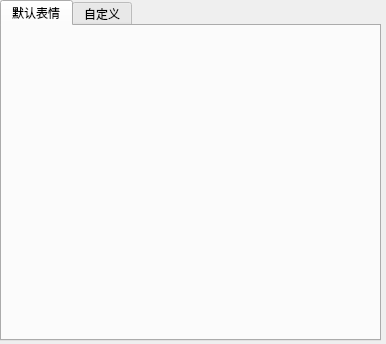
<?xml version="1.0" encoding="UTF-8"?>
<ui version="4.0">
 <class>weChatFace</class>
 <widget class="QWidget" name="weChatFace">
  <property name="geometry">
   <rect>
    <x>0</x>
    <y>0</y>
    <width>386</width>
    <height>344</height>
   </rect>
  </property>
  <property name="windowTitle">
   <string>Form</string>
  </property>
  <widget class="QWidget" name="gridLayoutWidget">
   <property name="geometry">
    <rect>
     <x>0</x>
     <y>0</y>
     <width>381</width>
     <height>341</height>
    </rect>
   </property>
   <layout class="QGridLayout" name="gridLayout">
    <item row="0" column="1">
     <widget class="QTabWidget" name="tabWidget">
      <property name="currentIndex">
       <number>0</number>
      </property>
      <widget class="QWidget" name="default_faces">
       <attribute name="title">
        <string>默认表情</string>
       </attribute>
       <widget class="QWidget" name="horizontalLayoutWidget">
        <property name="geometry">
         <rect>
          <x>0</x>
          <y>0</y>
          <width>381</width>
          <height>31</height>
         </rect>
        </property>
        <layout class="QHBoxLayout" name="horizontalLayout">
         <item>
          <widget class="myQLabel" name="label_8">
           <property name="text">
            <string/>
           </property>
           <property name="pixmap">
            <pixmap resource="C:/Users/lenovo/Desktop/好未来/IM_QQ-master/IM_QQ-master/client/image_resouce.qrc">:/imqface/8.gif</pixmap>
           </property>
          </widget>
         </item>
         <item>
          <widget class="myQLabel" name="label_7">
           <property name="text">
            <string/>
           </property>
           <property name="pixmap">
            <pixmap resource="C:/Users/lenovo/Desktop/好未来/IM_QQ-master/IM_QQ-master/client/image_resouce.qrc">:/imqface/7.gif</pixmap>
           </property>
          </widget>
         </item>
         <item>
          <widget class="myQLabel" name="label_6">
           <property name="text">
            <string/>
           </property>
           <property name="pixmap">
            <pixmap resource="C:/Users/lenovo/Desktop/好未来/IM_QQ-master/IM_QQ-master/client/image_resouce.qrc">:/imqface/6.gif</pixmap>
           </property>
          </widget>
         </item>
         <item>
          <widget class="myQLabel" name="label_5">
           <property name="text">
            <string/>
           </property>
           <property name="pixmap">
            <pixmap resource="C:/Users/lenovo/Desktop/好未来/IM_QQ-master/IM_QQ-master/client/image_resouce.qrc">:/imqface/5.gif</pixmap>
           </property>
          </widget>
         </item>
         <item>
          <widget class="myQLabel" name="label_4">
           <property name="text">
            <string/>
           </property>
           <property name="pixmap">
            <pixmap resource="C:/Users/lenovo/Desktop/好未来/IM_QQ-master/IM_QQ-master/client/image_resouce.qrc">:/imqface/4.gif</pixmap>
           </property>
          </widget>
         </item>
         <item>
          <widget class="myQLabel" name="label_3">
           <property name="text">
            <string/>
           </property>
           <property name="pixmap">
            <pixmap resource="C:/Users/lenovo/Desktop/好未来/IM_QQ-master/IM_QQ-master/client/image_resouce.qrc">:/imqface/3.gif</pixmap>
           </property>
          </widget>
         </item>
         <item>
          <widget class="myQLabel" name="label_2">
           <property name="text">
            <string/>
           </property>
           <property name="pixmap">
            <pixmap resource="C:/Users/lenovo/Desktop/好未来/IM_QQ-master/IM_QQ-master/client/image_resouce.qrc">:/imqface/2.gif</pixmap>
           </property>
          </widget>
         </item>
         <item>
          <widget class="myQLabel" name="label">
           <property name="text">
            <string/>
           </property>
           <property name="pixmap">
            <pixmap resource="C:/Users/lenovo/Desktop/好未来/IM_QQ-master/IM_QQ-master/client/image_resouce.qrc">:/imqface/1.gif</pixmap>
           </property>
          </widget>
         </item>
        </layout>
       </widget>
       <widget class="QWidget" name="horizontalLayoutWidget_2">
        <property name="geometry">
         <rect>
          <x>0</x>
          <y>30</y>
          <width>381</width>
          <height>31</height>
         </rect>
        </property>
        <layout class="QHBoxLayout" name="horizontalLayout_2">
         <item>
          <widget class="myQLabel" name="label_11">
           <property name="text">
            <string/>
           </property>
           <property name="pixmap">
            <pixmap resource="C:/Users/lenovo/Desktop/好未来/IM_QQ-master/IM_QQ-master/client/image_resouce.qrc">:/imqface/11.gif</pixmap>
           </property>
          </widget>
         </item>
         <item>
          <widget class="myQLabel" name="label_16">
           <property name="text">
            <string/>
           </property>
           <property name="pixmap">
            <pixmap resource="C:/Users/lenovo/Desktop/好未来/IM_QQ-master/IM_QQ-master/client/image_resouce.qrc">:/imqface/16.gif</pixmap>
           </property>
          </widget>
         </item>
         <item>
          <widget class="myQLabel" name="label_15">
           <property name="text">
            <string/>
           </property>
           <property name="pixmap">
            <pixmap resource="C:/Users/lenovo/Desktop/好未来/IM_QQ-master/IM_QQ-master/client/image_resouce.qrc">:/imqface/15.gif</pixmap>
           </property>
          </widget>
         </item>
         <item>
          <widget class="myQLabel" name="label_14">
           <property name="text">
            <string/>
           </property>
           <property name="pixmap">
            <pixmap resource="C:/Users/lenovo/Desktop/好未来/IM_QQ-master/IM_QQ-master/client/image_resouce.qrc">:/imqface/14.gif</pixmap>
           </property>
          </widget>
         </item>
         <item>
          <widget class="myQLabel" name="label_13">
           <property name="text">
            <string/>
           </property>
           <property name="pixmap">
            <pixmap resource="C:/Users/lenovo/Desktop/好未来/IM_QQ-master/IM_QQ-master/client/image_resouce.qrc">:/imqface/13.gif</pixmap>
           </property>
          </widget>
         </item>
         <item>
          <widget class="myQLabel" name="label_12">
           <property name="text">
            <string/>
           </property>
           <property name="pixmap">
            <pixmap resource="C:/Users/lenovo/Desktop/好未来/IM_QQ-master/IM_QQ-master/client/image_resouce.qrc">:/imqface/12.gif</pixmap>
           </property>
          </widget>
         </item>
         <item>
          <widget class="myQLabel" name="label_10">
           <property name="text">
            <string/>
           </property>
           <property name="pixmap">
            <pixmap resource="C:/Users/lenovo/Desktop/好未来/IM_QQ-master/IM_QQ-master/client/image_resouce.qrc">:/imqface/10.gif</pixmap>
           </property>
          </widget>
         </item>
         <item>
          <widget class="myQLabel" name="label_9">
           <property name="text">
            <string/>
           </property>
           <property name="pixmap">
            <pixmap resource="C:/Users/lenovo/Desktop/好未来/IM_QQ-master/IM_QQ-master/client/image_resouce.qrc">:/imqface/9.gif</pixmap>
           </property>
          </widget>
         </item>
        </layout>
       </widget>
       <widget class="QWidget" name="horizontalLayoutWidget_3">
        <property name="geometry">
         <rect>
          <x>0</x>
          <y>60</y>
          <width>381</width>
          <height>31</height>
         </rect>
        </property>
        <layout class="QHBoxLayout" name="horizontalLayout_3">
         <item>
          <widget class="myQLabel" name="label_20">
           <property name="text">
            <string/>
           </property>
           <property name="pixmap">
            <pixmap resource="C:/Users/lenovo/Desktop/好未来/IM_QQ-master/IM_QQ-master/client/image_resouce.qrc">:/imqface/20.gif</pixmap>
           </property>
          </widget>
         </item>
         <item>
          <widget class="myQLabel" name="label_22">
           <property name="text">
            <string/>
           </property>
           <property name="pixmap">
            <pixmap resource="C:/Users/lenovo/Desktop/好未来/IM_QQ-master/IM_QQ-master/client/image_resouce.qrc">:/imqface/22.gif</pixmap>
           </property>
          </widget>
         </item>
         <item>
          <widget class="myQLabel" name="label_24">
           <property name="text">
            <string/>
           </property>
           <property name="pixmap">
            <pixmap resource="C:/Users/lenovo/Desktop/好未来/IM_QQ-master/IM_QQ-master/client/image_resouce.qrc">:/imqface/24.gif</pixmap>
           </property>
          </widget>
         </item>
         <item>
          <widget class="myQLabel" name="label_23">
           <property name="text">
            <string/>
           </property>
           <property name="pixmap">
            <pixmap resource="C:/Users/lenovo/Desktop/好未来/IM_QQ-master/IM_QQ-master/client/image_resouce.qrc">:/imqface/23.gif</pixmap>
           </property>
          </widget>
         </item>
         <item>
          <widget class="myQLabel" name="label_21">
           <property name="text">
            <string/>
           </property>
           <property name="pixmap">
            <pixmap resource="C:/Users/lenovo/Desktop/好未来/IM_QQ-master/IM_QQ-master/client/image_resouce.qrc">:/imqface/21.gif</pixmap>
           </property>
          </widget>
         </item>
         <item>
          <widget class="myQLabel" name="label_19">
           <property name="text">
            <string/>
           </property>
           <property name="pixmap">
            <pixmap resource="C:/Users/lenovo/Desktop/好未来/IM_QQ-master/IM_QQ-master/client/image_resouce.qrc">:/imqface/19.gif</pixmap>
           </property>
          </widget>
         </item>
         <item>
          <widget class="myQLabel" name="label_18">
           <property name="text">
            <string/>
           </property>
           <property name="pixmap">
            <pixmap resource="C:/Users/lenovo/Desktop/好未来/IM_QQ-master/IM_QQ-master/client/image_resouce.qrc">:/imqface/18.gif</pixmap>
           </property>
          </widget>
         </item>
         <item>
          <widget class="myQLabel" name="label_17">
           <property name="text">
            <string/>
           </property>
           <property name="pixmap">
            <pixmap resource="C:/Users/lenovo/Desktop/好未来/IM_QQ-master/IM_QQ-master/client/image_resouce.qrc">:/imqface/17.gif</pixmap>
           </property>
          </widget>
         </item>
        </layout>
       </widget>
       <widget class="QWidget" name="horizontalLayoutWidget_4">
        <property name="geometry">
         <rect>
          <x>0</x>
          <y>90</y>
          <width>381</width>
          <height>37</height>
         </rect>
        </property>
        <layout class="QHBoxLayout" name="horizontalLayout_4">
         <item>
          <widget class="myQLabel" name="label_27">
           <property name="text">
            <string/>
           </property>
           <property name="pixmap">
            <pixmap resource="C:/Users/lenovo/Desktop/好未来/IM_QQ-master/IM_QQ-master/client/image_resouce.qrc">:/imqface/27.gif</pixmap>
           </property>
          </widget>
         </item>
         <item>
          <widget class="myQLabel" name="label_32">
           <property name="text">
            <string/>
           </property>
           <property name="pixmap">
            <pixmap resource="C:/Users/lenovo/Desktop/好未来/IM_QQ-master/IM_QQ-master/client/image_resouce.qrc">:/imqface/32.gif</pixmap>
           </property>
          </widget>
         </item>
         <item>
          <widget class="myQLabel" name="label_31">
           <property name="text">
            <string/>
           </property>
           <property name="pixmap">
            <pixmap resource="C:/Users/lenovo/Desktop/好未来/IM_QQ-master/IM_QQ-master/client/image_resouce.qrc">:/imqface/31.gif</pixmap>
           </property>
          </widget>
         </item>
         <item>
          <widget class="myQLabel" name="label_30">
           <property name="text">
            <string/>
           </property>
           <property name="pixmap">
            <pixmap resource="C:/Users/lenovo/Desktop/好未来/IM_QQ-master/IM_QQ-master/client/image_resouce.qrc">:/imqface/30.gif</pixmap>
           </property>
          </widget>
         </item>
         <item>
          <widget class="myQLabel" name="label_29">
           <property name="text">
            <string/>
           </property>
           <property name="pixmap">
            <pixmap resource="C:/Users/lenovo/Desktop/好未来/IM_QQ-master/IM_QQ-master/client/image_resouce.qrc">:/imqface/29.gif</pixmap>
           </property>
          </widget>
         </item>
         <item>
          <widget class="myQLabel" name="label_28">
           <property name="text">
            <string/>
           </property>
           <property name="pixmap">
            <pixmap resource="C:/Users/lenovo/Desktop/好未来/IM_QQ-master/IM_QQ-master/client/image_resouce.qrc">:/imqface/28.gif</pixmap>
           </property>
          </widget>
         </item>
         <item>
          <widget class="myQLabel" name="label_26">
           <property name="text">
            <string/>
           </property>
           <property name="pixmap">
            <pixmap resource="C:/Users/lenovo/Desktop/好未来/IM_QQ-master/IM_QQ-master/client/image_resouce.qrc">:/imqface/26.gif</pixmap>
           </property>
          </widget>
         </item>
         <item>
          <widget class="myQLabel" name="label_25">
           <property name="text">
            <string/>
           </property>
           <property name="pixmap">
            <pixmap resource="C:/Users/lenovo/Desktop/好未来/IM_QQ-master/IM_QQ-master/client/image_resouce.qrc">:/imqface/25.gif</pixmap>
           </property>
          </widget>
         </item>
        </layout>
       </widget>
       <widget class="QWidget" name="horizontalLayoutWidget_5">
        <property name="geometry">
         <rect>
          <x>0</x>
          <y>120</y>
          <width>381</width>
          <height>31</height>
         </rect>
        </property>
        <layout class="QHBoxLayout" name="horizontalLayout_5">
         <item>
          <widget class="myQLabel" name="label_36">
           <property name="text">
            <string/>
           </property>
           <property name="pixmap">
            <pixmap resource="C:/Users/lenovo/Desktop/好未来/IM_QQ-master/IM_QQ-master/client/image_resouce.qrc">:/imqface/36.gif</pixmap>
           </property>
          </widget>
         </item>
         <item>
          <widget class="myQLabel" name="label_40">
           <property name="text">
            <string/>
           </property>
           <property name="pixmap">
            <pixmap resource="C:/Users/lenovo/Desktop/好未来/IM_QQ-master/IM_QQ-master/client/image_resouce.qrc">:/imqface/40.gif</pixmap>
           </property>
          </widget>
         </item>
         <item>
          <widget class="myQLabel" name="label_39">
           <property name="text">
            <string/>
           </property>
           <property name="pixmap">
            <pixmap resource="C:/Users/lenovo/Desktop/好未来/IM_QQ-master/IM_QQ-master/client/image_resouce.qrc">:/imqface/39.gif</pixmap>
           </property>
          </widget>
         </item>
         <item>
          <widget class="myQLabel" name="label_38">
           <property name="text">
            <string/>
           </property>
           <property name="pixmap">
            <pixmap resource="C:/Users/lenovo/Desktop/好未来/IM_QQ-master/IM_QQ-master/client/image_resouce.qrc">:/imqface/38.gif</pixmap>
           </property>
          </widget>
         </item>
         <item>
          <widget class="myQLabel" name="label_37">
           <property name="text">
            <string/>
           </property>
           <property name="pixmap">
            <pixmap resource="C:/Users/lenovo/Desktop/好未来/IM_QQ-master/IM_QQ-master/client/image_resouce.qrc">:/imqface/37.gif</pixmap>
           </property>
          </widget>
         </item>
         <item>
          <widget class="myQLabel" name="label_35">
           <property name="text">
            <string/>
           </property>
           <property name="pixmap">
            <pixmap resource="C:/Users/lenovo/Desktop/好未来/IM_QQ-master/IM_QQ-master/client/image_resouce.qrc">:/imqface/35.gif</pixmap>
           </property>
          </widget>
         </item>
         <item>
          <widget class="myQLabel" name="label_34">
           <property name="text">
            <string/>
           </property>
           <property name="pixmap">
            <pixmap resource="C:/Users/lenovo/Desktop/好未来/IM_QQ-master/IM_QQ-master/client/image_resouce.qrc">:/imqface/34.gif</pixmap>
           </property>
          </widget>
         </item>
         <item>
          <widget class="myQLabel" name="label_33">
           <property name="text">
            <string/>
           </property>
           <property name="pixmap">
            <pixmap resource="C:/Users/lenovo/Desktop/好未来/IM_QQ-master/IM_QQ-master/client/image_resouce.qrc">:/imqface/33.gif</pixmap>
           </property>
          </widget>
         </item>
        </layout>
       </widget>
       <widget class="QWidget" name="horizontalLayoutWidget_6">
        <property name="geometry">
         <rect>
          <x>0</x>
          <y>150</y>
          <width>381</width>
          <height>31</height>
         </rect>
        </property>
        <layout class="QHBoxLayout" name="horizontalLayout_6">
         <item>
          <widget class="myQLabel" name="label_48">
           <property name="text">
            <string/>
           </property>
           <property name="pixmap">
            <pixmap resource="C:/Users/lenovo/Desktop/好未来/IM_QQ-master/IM_QQ-master/client/image_resouce.qrc">:/imqface/48.gif</pixmap>
           </property>
          </widget>
         </item>
         <item>
          <widget class="myQLabel" name="label_45">
           <property name="text">
            <string/>
           </property>
           <property name="pixmap">
            <pixmap resource="C:/Users/lenovo/Desktop/好未来/IM_QQ-master/IM_QQ-master/client/image_resouce.qrc">:/imqface/45.gif</pixmap>
           </property>
          </widget>
         </item>
         <item>
          <widget class="myQLabel" name="label_47">
           <property name="text">
            <string/>
           </property>
           <property name="pixmap">
            <pixmap resource="C:/Users/lenovo/Desktop/好未来/IM_QQ-master/IM_QQ-master/client/image_resouce.qrc">:/imqface/47.gif</pixmap>
           </property>
          </widget>
         </item>
         <item>
          <widget class="myQLabel" name="label_46">
           <property name="text">
            <string/>
           </property>
           <property name="pixmap">
            <pixmap resource="C:/Users/lenovo/Desktop/好未来/IM_QQ-master/IM_QQ-master/client/image_resouce.qrc">:/imqface/46.gif</pixmap>
           </property>
          </widget>
         </item>
         <item>
          <widget class="myQLabel" name="label_44">
           <property name="text">
            <string/>
           </property>
           <property name="pixmap">
            <pixmap resource="C:/Users/lenovo/Desktop/好未来/IM_QQ-master/IM_QQ-master/client/image_resouce.qrc">:/imqface/44.gif</pixmap>
           </property>
          </widget>
         </item>
         <item>
          <widget class="myQLabel" name="label_42">
           <property name="text">
            <string/>
           </property>
           <property name="pixmap">
            <pixmap resource="C:/Users/lenovo/Desktop/好未来/IM_QQ-master/IM_QQ-master/client/image_resouce.qrc">:/imqface/42.gif</pixmap>
           </property>
          </widget>
         </item>
         <item>
          <widget class="myQLabel" name="label_41">
           <property name="text">
            <string/>
           </property>
           <property name="pixmap">
            <pixmap resource="C:/Users/lenovo/Desktop/好未来/IM_QQ-master/IM_QQ-master/client/image_resouce.qrc">:/imqface/41.gif</pixmap>
           </property>
          </widget>
         </item>
         <item>
          <widget class="myQLabel" name="label_43">
           <property name="text">
            <string/>
           </property>
           <property name="pixmap">
            <pixmap resource="C:/Users/lenovo/Desktop/好未来/IM_QQ-master/IM_QQ-master/client/image_resouce.qrc">:/imqface/43.gif</pixmap>
           </property>
          </widget>
         </item>
        </layout>
       </widget>
       <widget class="QWidget" name="horizontalLayoutWidget_7">
        <property name="geometry">
         <rect>
          <x>0</x>
          <y>180</y>
          <width>381</width>
          <height>31</height>
         </rect>
        </property>
        <layout class="QHBoxLayout" name="horizontalLayout_7">
         <item>
          <widget class="myQLabel" name="label_56">
           <property name="text">
            <string/>
           </property>
           <property name="pixmap">
            <pixmap resource="C:/Users/lenovo/Desktop/好未来/IM_QQ-master/IM_QQ-master/client/image_resouce.qrc">:/imqface/56.gif</pixmap>
           </property>
          </widget>
         </item>
         <item>
          <widget class="myQLabel" name="label_55">
           <property name="text">
            <string/>
           </property>
           <property name="pixmap">
            <pixmap resource="C:/Users/lenovo/Desktop/好未来/IM_QQ-master/IM_QQ-master/client/image_resouce.qrc">:/imqface/55.gif</pixmap>
           </property>
          </widget>
         </item>
         <item>
          <widget class="myQLabel" name="label_54">
           <property name="text">
            <string/>
           </property>
           <property name="pixmap">
            <pixmap resource="C:/Users/lenovo/Desktop/好未来/IM_QQ-master/IM_QQ-master/client/image_resouce.qrc">:/imqface/54.gif</pixmap>
           </property>
          </widget>
         </item>
         <item>
          <widget class="myQLabel" name="label_53">
           <property name="text">
            <string/>
           </property>
           <property name="pixmap">
            <pixmap resource="C:/Users/lenovo/Desktop/好未来/IM_QQ-master/IM_QQ-master/client/image_resouce.qrc">:/imqface/53.gif</pixmap>
           </property>
          </widget>
         </item>
         <item>
          <widget class="myQLabel" name="label_52">
           <property name="text">
            <string/>
           </property>
           <property name="pixmap">
            <pixmap resource="C:/Users/lenovo/Desktop/好未来/IM_QQ-master/IM_QQ-master/client/image_resouce.qrc">:/imqface/52.gif</pixmap>
           </property>
          </widget>
         </item>
         <item>
          <widget class="myQLabel" name="label_51">
           <property name="text">
            <string/>
           </property>
           <property name="pixmap">
            <pixmap resource="C:/Users/lenovo/Desktop/好未来/IM_QQ-master/IM_QQ-master/client/image_resouce.qrc">:/imqface/51.gif</pixmap>
           </property>
          </widget>
         </item>
         <item>
          <widget class="myQLabel" name="label_50">
           <property name="text">
            <string/>
           </property>
           <property name="pixmap">
            <pixmap resource="C:/Users/lenovo/Desktop/好未来/IM_QQ-master/IM_QQ-master/client/image_resouce.qrc">:/imqface/50.gif</pixmap>
           </property>
          </widget>
         </item>
         <item>
          <widget class="myQLabel" name="label_49">
           <property name="text">
            <string/>
           </property>
           <property name="pixmap">
            <pixmap resource="C:/Users/lenovo/Desktop/好未来/IM_QQ-master/IM_QQ-master/client/image_resouce.qrc">:/imqface/49.gif</pixmap>
           </property>
          </widget>
         </item>
        </layout>
       </widget>
       <widget class="QWidget" name="horizontalLayoutWidget_8">
        <property name="geometry">
         <rect>
          <x>0</x>
          <y>210</y>
          <width>381</width>
          <height>31</height>
         </rect>
        </property>
        <layout class="QHBoxLayout" name="horizontalLayout_8">
         <item>
          <widget class="myQLabel" name="label_60">
           <property name="text">
            <string/>
           </property>
           <property name="pixmap">
            <pixmap resource="C:/Users/lenovo/Desktop/好未来/IM_QQ-master/IM_QQ-master/client/image_resouce.qrc">:/imqface/60.gif</pixmap>
           </property>
          </widget>
         </item>
         <item>
          <widget class="myQLabel" name="label_64">
           <property name="text">
            <string/>
           </property>
           <property name="pixmap">
            <pixmap resource="C:/Users/lenovo/Desktop/好未来/IM_QQ-master/IM_QQ-master/client/image_resouce.qrc">:/imqface/64.gif</pixmap>
           </property>
          </widget>
         </item>
         <item>
          <widget class="myQLabel" name="label_63">
           <property name="text">
            <string/>
           </property>
           <property name="pixmap">
            <pixmap resource="C:/Users/lenovo/Desktop/好未来/IM_QQ-master/IM_QQ-master/client/image_resouce.qrc">:/imqface/63.gif</pixmap>
           </property>
          </widget>
         </item>
         <item>
          <widget class="myQLabel" name="label_62">
           <property name="text">
            <string/>
           </property>
           <property name="pixmap">
            <pixmap resource="C:/Users/lenovo/Desktop/好未来/IM_QQ-master/IM_QQ-master/client/image_resouce.qrc">:/imqface/62.gif</pixmap>
           </property>
          </widget>
         </item>
         <item>
          <widget class="myQLabel" name="label_61">
           <property name="text">
            <string/>
           </property>
           <property name="pixmap">
            <pixmap resource="C:/Users/lenovo/Desktop/好未来/IM_QQ-master/IM_QQ-master/client/image_resouce.qrc">:/imqface/61.gif</pixmap>
           </property>
          </widget>
         </item>
         <item>
          <widget class="myQLabel" name="label_59">
           <property name="text">
            <string/>
           </property>
           <property name="pixmap">
            <pixmap resource="C:/Users/lenovo/Desktop/好未来/IM_QQ-master/IM_QQ-master/client/image_resouce.qrc">:/imqface/59.gif</pixmap>
           </property>
          </widget>
         </item>
         <item>
          <widget class="myQLabel" name="label_58">
           <property name="text">
            <string/>
           </property>
           <property name="pixmap">
            <pixmap resource="C:/Users/lenovo/Desktop/好未来/IM_QQ-master/IM_QQ-master/client/image_resouce.qrc">:/imqface/58.gif</pixmap>
           </property>
          </widget>
         </item>
         <item>
          <widget class="myQLabel" name="label_57">
           <property name="text">
            <string/>
           </property>
           <property name="pixmap">
            <pixmap resource="C:/Users/lenovo/Desktop/好未来/IM_QQ-master/IM_QQ-master/client/image_resouce.qrc">:/imqface/57.gif</pixmap>
           </property>
          </widget>
         </item>
        </layout>
       </widget>
       <widget class="QWidget" name="horizontalLayoutWidget_9">
        <property name="geometry">
         <rect>
          <x>0</x>
          <y>240</y>
          <width>381</width>
          <height>31</height>
         </rect>
        </property>
        <layout class="QHBoxLayout" name="horizontalLayout_9">
         <item>
          <widget class="myQLabel" name="label_72">
           <property name="text">
            <string/>
           </property>
           <property name="pixmap">
            <pixmap resource="C:/Users/lenovo/Desktop/好未来/IM_QQ-master/IM_QQ-master/client/image_resouce.qrc">:/imqface/72.gif</pixmap>
           </property>
          </widget>
         </item>
         <item>
          <widget class="myQLabel" name="label_71">
           <property name="text">
            <string/>
           </property>
           <property name="pixmap">
            <pixmap resource="C:/Users/lenovo/Desktop/好未来/IM_QQ-master/IM_QQ-master/client/image_resouce.qrc">:/imqface/71.gif</pixmap>
           </property>
          </widget>
         </item>
         <item>
          <widget class="myQLabel" name="label_70">
           <property name="text">
            <string/>
           </property>
           <property name="pixmap">
            <pixmap resource="C:/Users/lenovo/Desktop/好未来/IM_QQ-master/IM_QQ-master/client/image_resouce.qrc">:/imqface/70.gif</pixmap>
           </property>
          </widget>
         </item>
         <item>
          <widget class="myQLabel" name="label_67">
           <property name="text">
            <string/>
           </property>
           <property name="pixmap">
            <pixmap resource="C:/Users/lenovo/Desktop/好未来/IM_QQ-master/IM_QQ-master/client/image_resouce.qrc">:/imqface/67.gif</pixmap>
           </property>
          </widget>
         </item>
         <item>
          <widget class="myQLabel" name="label_69">
           <property name="text">
            <string/>
           </property>
           <property name="pixmap">
            <pixmap resource="C:/Users/lenovo/Desktop/好未来/IM_QQ-master/IM_QQ-master/client/image_resouce.qrc">:/imqface/69.gif</pixmap>
           </property>
          </widget>
         </item>
         <item>
          <widget class="myQLabel" name="label_68">
           <property name="text">
            <string/>
           </property>
           <property name="pixmap">
            <pixmap resource="C:/Users/lenovo/Desktop/好未来/IM_QQ-master/IM_QQ-master/client/image_resouce.qrc">:/imqface/68.gif</pixmap>
           </property>
          </widget>
         </item>
         <item>
          <widget class="myQLabel" name="label_65">
           <property name="text">
            <string/>
           </property>
           <property name="pixmap">
            <pixmap resource="C:/Users/lenovo/Desktop/好未来/IM_QQ-master/IM_QQ-master/client/image_resouce.qrc">:/imqface/65.gif</pixmap>
           </property>
          </widget>
         </item>
         <item>
          <widget class="myQLabel" name="label_66">
           <property name="text">
            <string/>
           </property>
           <property name="pixmap">
            <pixmap resource="C:/Users/lenovo/Desktop/好未来/IM_QQ-master/IM_QQ-master/client/image_resouce.qrc">:/imqface/66.gif</pixmap>
           </property>
          </widget>
         </item>
        </layout>
       </widget>
       <widget class="QWidget" name="horizontalLayoutWidget_10">
        <property name="geometry">
         <rect>
          <x>0</x>
          <y>270</y>
          <width>381</width>
          <height>31</height>
         </rect>
        </property>
        <layout class="QHBoxLayout" name="horizontalLayout_10">
         <item>
          <widget class="myQLabel" name="label_77">
           <property name="text">
            <string/>
           </property>
           <property name="pixmap">
            <pixmap resource="C:/Users/lenovo/Desktop/好未来/IM_QQ-master/IM_QQ-master/client/image_resouce.qrc">:/imqface/77.gif</pixmap>
           </property>
          </widget>
         </item>
         <item>
          <widget class="myQLabel" name="label_80">
           <property name="text">
            <string/>
           </property>
           <property name="pixmap">
            <pixmap resource="C:/Users/lenovo/Desktop/好未来/IM_QQ-master/IM_QQ-master/client/image_resouce.qrc">:/imqface/80.gif</pixmap>
           </property>
          </widget>
         </item>
         <item>
          <widget class="myQLabel" name="label_79">
           <property name="text">
            <string/>
           </property>
           <property name="pixmap">
            <pixmap resource="C:/Users/lenovo/Desktop/好未来/IM_QQ-master/IM_QQ-master/client/image_resouce.qrc">:/imqface/79.gif</pixmap>
           </property>
          </widget>
         </item>
         <item>
          <widget class="myQLabel" name="label_78">
           <property name="text">
            <string/>
           </property>
           <property name="pixmap">
            <pixmap resource="C:/Users/lenovo/Desktop/好未来/IM_QQ-master/IM_QQ-master/client/image_resouce.qrc">:/imqface/78.gif</pixmap>
           </property>
          </widget>
         </item>
         <item>
          <widget class="myQLabel" name="label_75">
           <property name="text">
            <string/>
           </property>
           <property name="pixmap">
            <pixmap resource="C:/Users/lenovo/Desktop/好未来/IM_QQ-master/IM_QQ-master/client/image_resouce.qrc">:/imqface/75.gif</pixmap>
           </property>
          </widget>
         </item>
         <item>
          <widget class="myQLabel" name="label_76">
           <property name="text">
            <string/>
           </property>
           <property name="pixmap">
            <pixmap resource="C:/Users/lenovo/Desktop/好未来/IM_QQ-master/IM_QQ-master/client/image_resouce.qrc">:/imqface/76.gif</pixmap>
           </property>
          </widget>
         </item>
         <item>
          <widget class="myQLabel" name="label_74">
           <property name="text">
            <string/>
           </property>
           <property name="pixmap">
            <pixmap resource="C:/Users/lenovo/Desktop/好未来/IM_QQ-master/IM_QQ-master/client/image_resouce.qrc">:/imqface/74.gif</pixmap>
           </property>
          </widget>
         </item>
         <item>
          <widget class="myQLabel" name="label_73">
           <property name="text">
            <string/>
           </property>
           <property name="pixmap">
            <pixmap resource="C:/Users/lenovo/Desktop/好未来/IM_QQ-master/IM_QQ-master/client/image_resouce.qrc">:/imqface/73.gif</pixmap>
           </property>
          </widget>
         </item>
        </layout>
       </widget>
      </widget>
      <widget class="QWidget" name="sdefine_faces">
       <attribute name="title">
        <string>自定义</string>
       </attribute>
      </widget>
     </widget>
    </item>
   </layout>
  </widget>
 </widget>
 <customwidgets>
  <customwidget>
   <class>myQLabel</class>
   <extends>QLabel</extends>
   <header>myQlable.h</header>
  </customwidget>
 </customwidgets>
 <resources>
  <include location="C:/Users/lenovo/Desktop/好未来/IM_QQ-master/IM_QQ-master/client/image_resouce.qrc"/>
  <include location="image_resouce.qrc"/>
 </resources>
 <connections/>
</ui>
